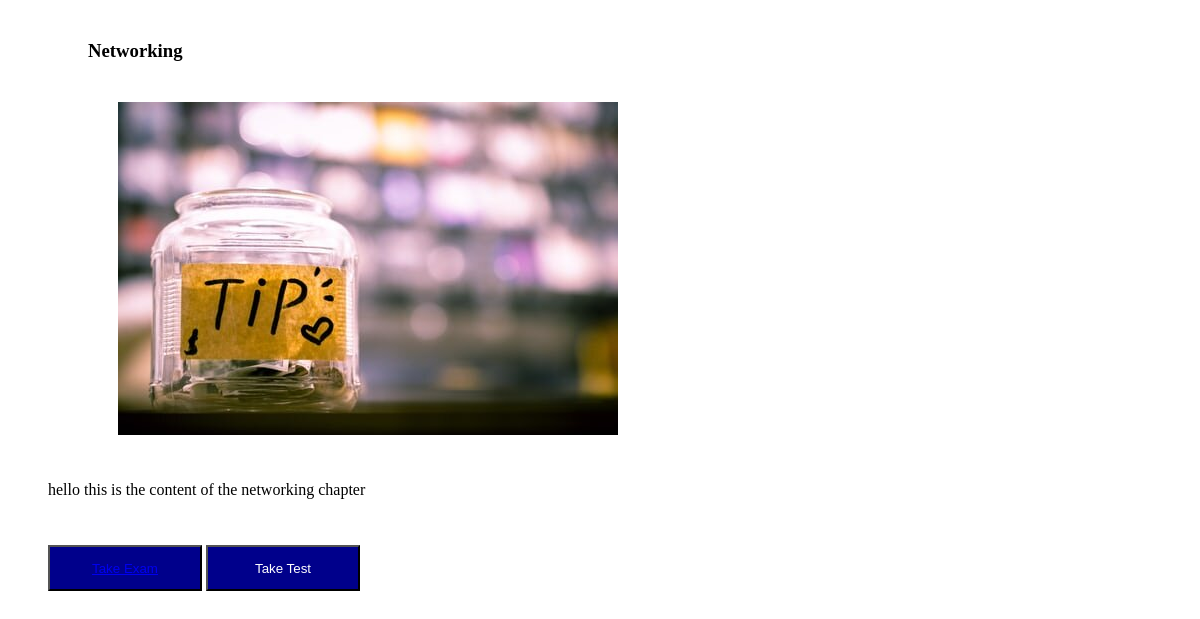
The app's page /it-essentials/Networking, older data.
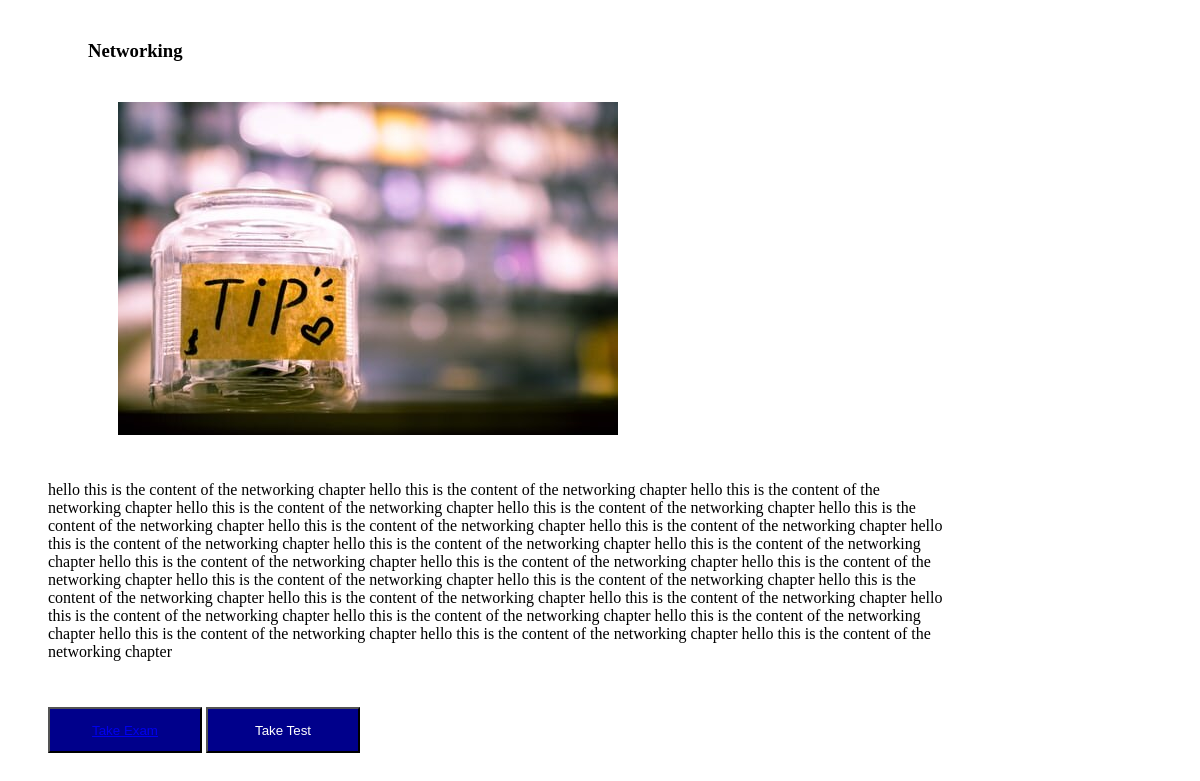
The same page, newer data.
### core/models.py (models this page shows, shortened)
class Chapter(models.Model):
    name = models.CharField(max_length=300)
    content = models.TextField()
    cover_image = models.ImageField(upload_to='chapters_cover_images')

### core/views.py (the view)
# urls.py: path('it-essentials/<slug:name>', chapter_content, name='chapter_content'),
def chapter_content(request, name):
    chapter = get_object_or_404(Chapter, name=name)
    return render(request, 'core/chapter_content.html',{'chapter':chapter})

### core/templates/core/chapter_content.html (shortened to what this page needs)
{% extends "index.html" %}
{% block container %}
    <div class="contents">
       <h3 class="title">{{chapter.name}}</h3>
       <image class="image" src="{{chapter.cover_image.url}}" />
       <p>{{chapter.content}}</p>
       <button class="button"><a href="{% url 'take_exam' chapter.id %}">Take Exam</a></button>
       <button class="button"><a class="link-test" href="{% url 'take_test' chapter.id %}">Take Test</a></button>
    </div>
{% endblock container %}

### core/templates/index.html (shortened to what this page needs)
<html>
<head>
</head>
<body>
    <div class="container">
        {% block container %}
        {% endblock container %}
    </div>
</body>
</html>

### core/templates/core/chapter_content.html (style rules this page uses)
.contents { width: 900px; margin: 40px; }
.title { width: 900px; margin: 40px; }
.image { width: 500px; margin: 0px 70px; margin-bottom: 30px; }
.button { padding: 10px; background: darkblue; color: white; width: 154px; height: 46px; margin-top: 30px; }
.link-test { color: white; text-decoration: none; }

Row changes from the older to the newer data that the page shows:
changed Chapter "Networking": content "hello this is the content of the networking chapter" → "…of the networking chapter hello this is the content of the networking chapter hello this is the content of the networking chapter hello this is the content of the networking chapter hello this is the content of the networking chapter hello this is the content of the networking chapter hello this is the content of the networking chapter hello this is the content of the networking chapter hello this is the content of the networking chapter hello this is the content of the networking chapter hello this is the content of the networking chapter hello this is the content of the networking chapter hello this is the content of the networking chapter hello this is the content of the networking…"
